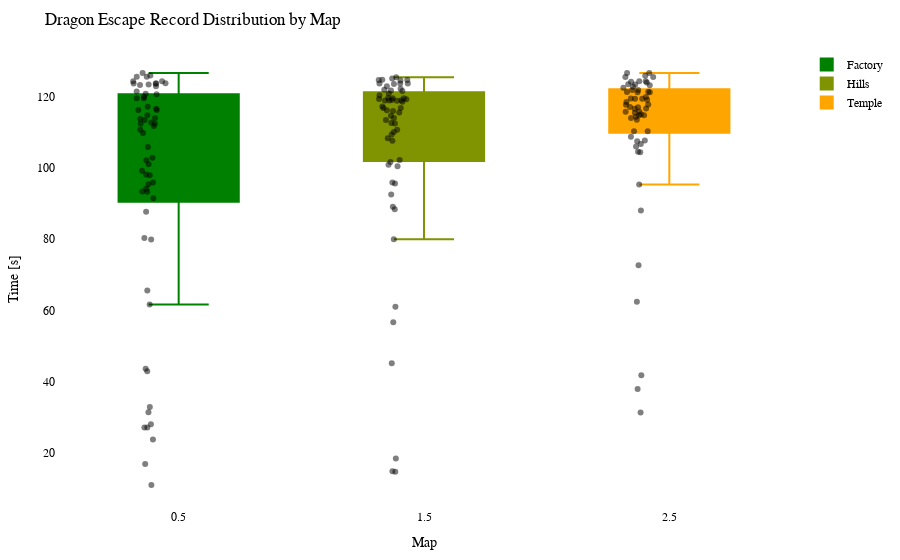

Notebook code for this chart:
### Code cell
import plotly.graph_objects as go
import plotly.io as pio

df = getRecordsDataframe(minigame="Drachenflucht")

# Calculate the offset for centering the data points
num_columns = len(df.columns)
offset = 0.5

# Create a Swarm plot using Plotly
fig = go.Figure()

cmap = LinearSegmentedColormap.from_list("green_orange", ["green", "orange"])
colors = [to_hex(cmap(i / (num_columns - 1))) for i in range(num_columns)]

for i, (column, color) in enumerate(zip(df.columns, colors)):
    x_values = [i + offset] * len(df[column])  # Adjust x-values with offset for horizontal centering
    fig.add_trace(go.Box(x=x_values,
                         y=df[column],
                         name=column,
                         boxpoints='all',
                         pointpos=-0.5,  # Adjust point position to prevent overlapping
                         marker=dict(color='rgba(0,0,0,0.5)', size=6),  # Adjust marker color and size
                         line=dict(color=color),
                         fillcolor=color,
                         hovertext=df_to_html.index,
                         hoverinfo='name+text+y',
                         showlegend=True))

fig.update_layout(title="Dragon Escape Record Distribution by Map",
                  xaxis=dict(title="Map"),
                  yaxis=dict(title="Time [s]"),
                  showlegend=True,
                  font=dict(family="Arial", size=12, color="black"),  # Customize font
                  plot_bgcolor="white",  # Set background color
                  margin=dict(l=50, r=50, t=50, b=50),  # Adjust margins for better layout
                  )

pio.show(fig)

pio.write_html(fig, "out/drache_swarm_plot.html")

### Figure 1 — Plotly figure (JSON) as saved in the notebook; plotly's stock layout.template omitted (floating-point values rounded to 4 significant figures; data arrays with more than 128 entries replaced by an {"elided": "..."} marker saying what was removed)
{"data": [{"boxpoints": "all", "fillcolor": "#008000", "hoverinfo": "name+text+y", "hovertext": {"elided": "211 str values"}, "line": {"color": "#008000"}, "marker": {"color": "rgba(0,0,0,0.5)", "size": 6}, "name": "Factory", "pointpos": -0.5, "showlegend": true, "type": "box", "x": {"elided": "211 float values"}, "y": {"elided": "211 float values"}}, {"boxpoints": "all", "fillcolor": "#809300", "hoverinfo": "name+text+y", "hovertext": {"elided": "211 str values"}, "line": {"color": "#809300"}, "marker": {"color": "rgba(0,0,0,0.5)", "size": 6}, "name": "Hills", "pointpos": -0.5, "showlegend": true, "type": "box", "x": {"elided": "211 float values"}, "y": {"elided": "211 float values"}}, {"boxpoints": "all", "fillcolor": "#ffa500", "hoverinfo": "name+text+y", "hovertext": {"elided": "211 str values"}, "line": {"color": "#ffa500"}, "marker": {"color": "rgba(0,0,0,0.5)", "size": 6}, "name": "Temple", "pointpos": -0.5, "showlegend": true, "type": "box", "x": {"elided": "211 float values"}, "y": {"elided": "211 float values"}}], "layout": {"font": {"color": "black", "family": "Arial", "size": 12}, "margin": {"b": 50, "l": 50, "r": 50, "t": 50}, "plot_bgcolor": "white", "showlegend": true, "title": {"text": "Dragon Escape Record Distribution by Map"}, "xaxis": {"title": {"text": "Map"}}, "yaxis": {"title": {"text": "Time [s]"}}}}
